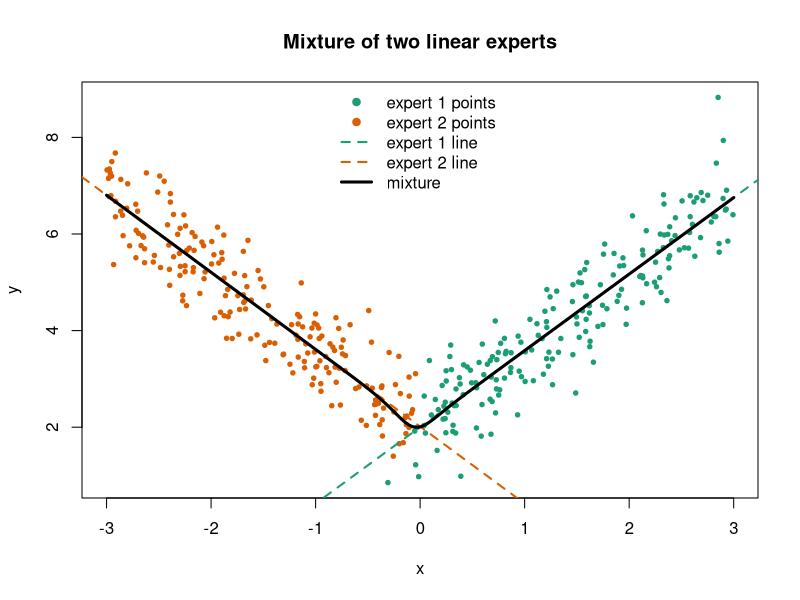
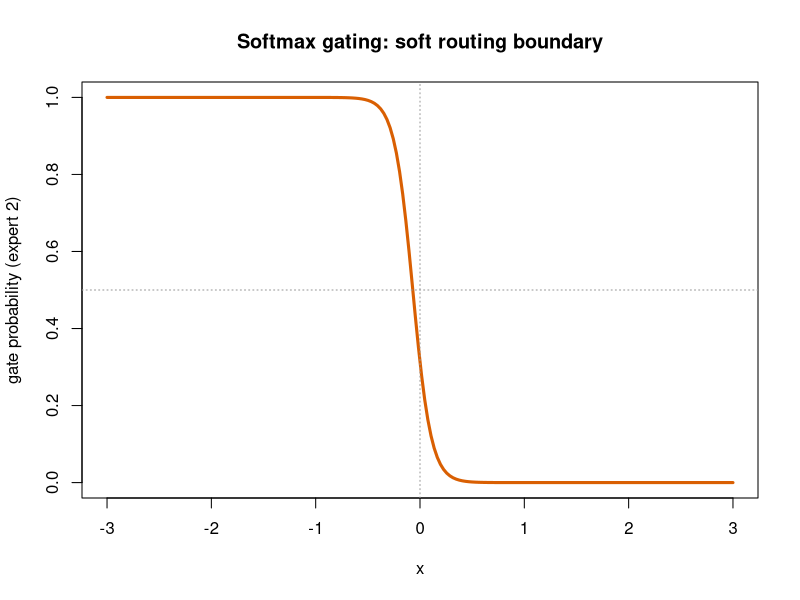

Reproduce these figures in R, in order.
## ---- chunk 1
#| include: false
suppressPackageStartupMessages(library(tidyverse))
## ---- chunk 2
set.seed(1301)

# simulate piecewise-linear data with a regime change at x = 0
n  <- 400
x  <- runif(n, -3, 3)
# regime A (x < 0): negative slope; regime B (x >= 0): positive slope
mu <- ifelse(x < 0, 2 - 1.6 * x, 2 + 1.6 * x)
y  <- mu + rnorm(n, sd = 0.6)

X  <- cbind(1, x)          # design matrix for experts and gate
K  <- 2                    # number of experts
## ---- chunk 3
# Gaussian density helper
dnorm_safe <- function(y, mu, s2) {
  dnorm(y, mean = mu, sd = sqrt(pmax(s2, 1e-8)))
}

softmax_rows <- function(S) {
  S <- S - apply(S, 1, max)          # numerical stability
  E <- exp(S)
  E / rowSums(E)
}

fit_moe <- function(X, y, K = 2, iters = 100, gate_steps = 5,
                    gate_lr = 0.05, seed = 1) {
  set.seed(seed)
  n <- nrow(X); p <- ncol(X)

  # init experts by spreading their slopes apart so EM does not start in a
  # symmetric trap where every expert claims equal responsibility everywhere
  beta_ols <- as.numeric(solve(t(X) %*% X, t(X) %*% y))
  Beta <- matrix(beta_ols, nrow = p, ncol = K)
  Beta[p, ] <- beta_ols[p] + seq(-3, 3, length.out = K)   # vary the slope row
  Beta <- Beta + matrix(rnorm(p * K, sd = 0.3), p, K)
  s2   <- rep(var(y), K)
  V    <- matrix(rnorm(p * K, sd = 0.1), nrow = p, ncol = K)  # small random gate init

  ll_trace <- numeric(iters)

  for (it in 1:iters) {
    # gate probabilities
    G <- softmax_rows(X %*% V)            # n x K

    # expert means and densities
    M <- X %*% Beta                       # n x K
    D <- sapply(1:K, function(k) dnorm_safe(y, M[, k], s2[k]))  # n x K

    # E-step: responsibilities
    num  <- G * D
    den  <- rowSums(num) + 1e-12
    R    <- num / den
    ll_trace[it] <- sum(log(den))

    # M-step experts: weighted least squares per expert
    for (k in 1:K) {
      w  <- R[, k]
      XtWX <- t(X * w) %*% X
      XtWy <- t(X * w) %*% y
      Beta[, k] <- solve(XtWX + diag(1e-8, p), XtWy)
      resid <- y - X %*% Beta[, k]
      s2[k] <- sum(w * resid^2) / (sum(w) + 1e-12)
    }

    # M-step gate: a few gradient ascent steps on sum_i sum_k R_ik log G_ik
    for (g in 1:gate_steps) {
      G <- softmax_rows(X %*% V)
      grad <- t(X) %*% (R - G)            # p x K
      V <- V + gate_lr * grad
    }
  }

  list(Beta = Beta, s2 = s2, V = V, R = R, G = softmax_rows(X %*% V),
       ll = ll_trace)
}

fit <- fit_moe(X, y, K = 2, iters = 150, gate_steps = 8, gate_lr = 0.03, seed = 7)

# recovered expert slopes (one should be near -1.6, the other near +1.6)
round(fit$Beta, 3)
## ---- chunk 4
assign <- ifelse(fit$R[, 1] >= fit$R[, 2], 1L, 2L)

# gate-weighted mixture prediction on a grid
xg  <- seq(-3, 3, length.out = 200)
Xg  <- cbind(1, xg)
Gg  <- softmax_rows(Xg %*% fit$V)
Mg  <- Xg %*% fit$Beta
mix <- rowSums(Gg * Mg)

plot(x, y, col = ifelse(assign == 1, "#1b9e77", "#d95f02"),
     pch = 19, cex = 0.6,
     xlab = "x", ylab = "y",
     main = "Mixture of two linear experts")
abline(a = fit$Beta[1, 1], b = fit$Beta[2, 1], col = "#1b9e77", lwd = 2, lty = 2)
abline(a = fit$Beta[1, 2], b = fit$Beta[2, 2], col = "#d95f02", lwd = 2, lty = 2)
lines(xg, mix, col = "black", lwd = 3)
legend("top", bty = "n",
       legend = c("expert 1 points", "expert 2 points",
                  "expert 1 line", "expert 2 line", "mixture"),
       col = c("#1b9e77", "#d95f02", "#1b9e77", "#d95f02", "black"),
       pch = c(19, 19, NA, NA, NA),
       lty = c(NA, NA, 2, 2, 1), lwd = c(NA, NA, 2, 2, 3))
## ---- chunk 5
plot(xg, Gg[, 2], type = "l", lwd = 3, col = "#d95f02",
     ylim = c(0, 1), xlab = "x", ylab = "gate probability (expert 2)",
     main = "Softmax gating: soft routing boundary")
abline(v = 0, col = "grey60", lty = 3)
abline(h = 0.5, col = "grey60", lty = 3)
## ---- chunk 6
# EM should increase the log-likelihood monotonically (up to gate sub-steps)
ll <- fit$ll
cat("first 3 log-likelihoods:", round(head(ll, 3), 1), "\n")
cat("last 3 log-likelihoods :", round(tail(ll, 3), 1), "\n")
cat("monotone non-decreasing:",
    all(diff(ll) > -1e-6), "\n")
## ---- chunk 7
ols <- lm(y ~ x)
mse_ols <- mean(residuals(ols)^2)

# mixture training MSE using the gate-weighted mean at each point
G_full   <- fit$G
M_full   <- X %*% fit$Beta
yhat_moe <- rowSums(G_full * M_full)
mse_moe  <- mean((y - yhat_moe)^2)

c(ols_mse = round(mse_ols, 3), moe_mse = round(mse_moe, 3))
## ---- chunk 8
top_k_gate <- function(S, k) {
  # S: n x K matrix of gating logits; return sparse normalized weights
  n <- nrow(S); K <- ncol(S)
  W <- matrix(0, n, K)
  for (i in 1:n) {
    keep <- order(S[i, ], decreasing = TRUE)[1:k]
    e <- exp(S[i, keep] - max(S[i, keep]))
    W[i, keep] <- e / sum(e)
  }
  W
}

S <- X %*% fit$V
W1 <- top_k_gate(S, k = 1)     # hard routing: each row picks one expert
# fraction of inputs routed to each expert (load), should be away from 0 and 1
round(colMeans(W1 > 0), 3)
